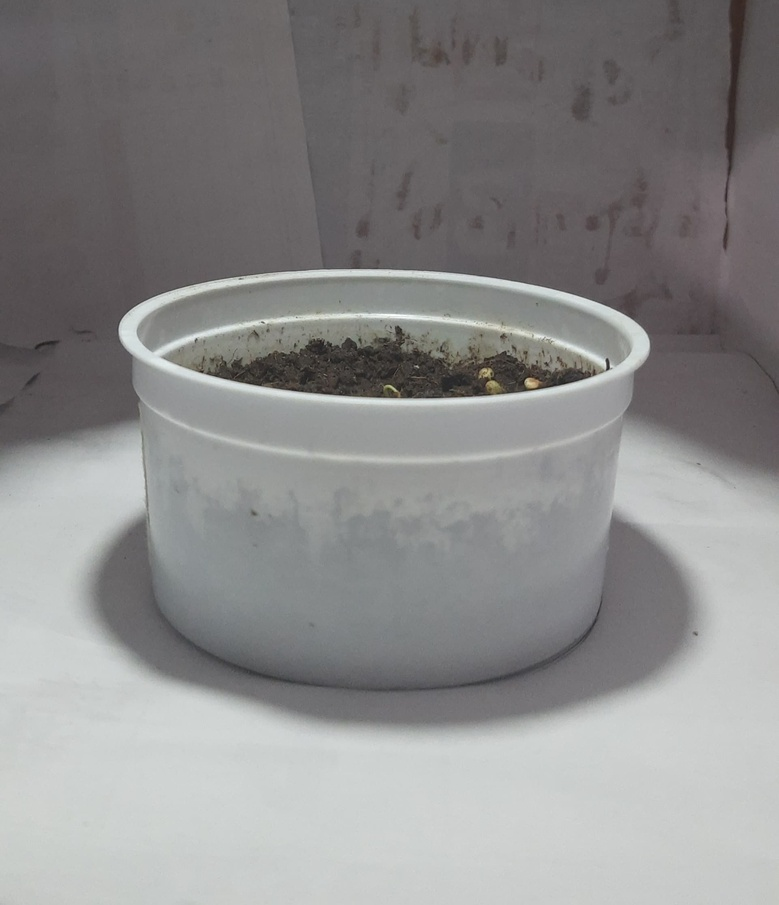
#> input picture 01.jpg, 779 x 905 px, shrunk from 1921 x 2233 before the run; the run also reads 1 picture not shown here
$ jupyter execute --allow-errors 'Leaf count.ipynb'
#> lines starting #> are read from the running program, lines starting #| are printed output that depends on the picture; after the words box and inside, x2 and y2 are one past the last pixel; in counts of white or black regions, pixels touching at a corner belong together
[cell 1]
import cv2
import numpy as np

# Load image
image = cv2.imread("01.jpg")  # Change this to your actual image file
#> image is the input picture: shape (905, 779, 3); mean B, G, R 139.3, 139.4, 139.9
hsv = cv2.cvtColor(image, cv2.COLOR_BGR2HSV)  # Convert to HSV color space
#> hsv: shape (905, 779, 3); mean H, S, V 107, 9.3, 141.7

# Define green color range (adjust if needed)
lower_green = np.array([30, 40, 40])  # Lower bound for green
upper_green = np.array([90, 255, 255])  # Upper bound for green

# Create a binary mask for green color
mask = cv2.inRange(hsv, lower_green, upper_green)
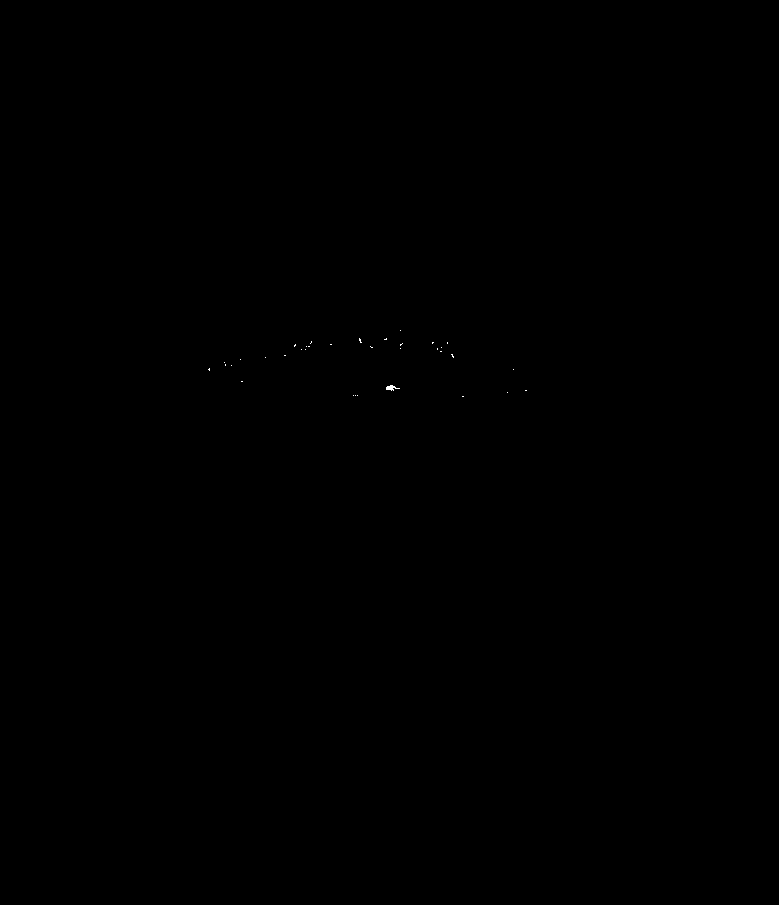
#> mask: shape (905, 779); 0.02% white in thin lines or dots, all inside (x1, y1, x2, y2) = (208, 330, 527, 397)

# Apply morphological operations to remove noise
kernel = np.ones((5, 5), np.uint8)
mask = cv2.morphologyEx(mask, cv2.MORPH_CLOSE, kernel)
mask = cv2.morphologyEx(mask, cv2.MORPH_OPEN, kernel)
#> mask: shape (905, 779); every value is 0

# Find contours of leaves
contours, _ = cv2.findContours(mask, cv2.RETR_EXTERNAL, cv2.CHAIN_APPROX_SIMPLE)
#> contours = []

# Filter out small contours (to remove noise)
min_leaf_size = 100  # Adjust this value based on image
leaf_contours = [cnt for cnt in contours if cv2.contourArea(cnt) > min_leaf_size]
#> leaf_contours = []

# Count the leaves
leaf_count = len(leaf_contours)
#> leaf_count = 0
print(f"Leaf Count: {leaf_count}")
#| Leaf Count: 0

# Draw contours on the original image
output = image.copy()
cv2.drawContours(output, leaf_contours, -1, (0, 255, 0), 2)  # Green contours

# Show images
cv2.imshow("Green Mask", mask)
cv2.imshow("Detected Leaves", output)
cv2.waitKey(0)
cv2.destroyAllWindows()

[cell 2]
import cv2
import numpy as np

# Load image
image = cv2.imread("2.jpg")  # Change this to your actual image file
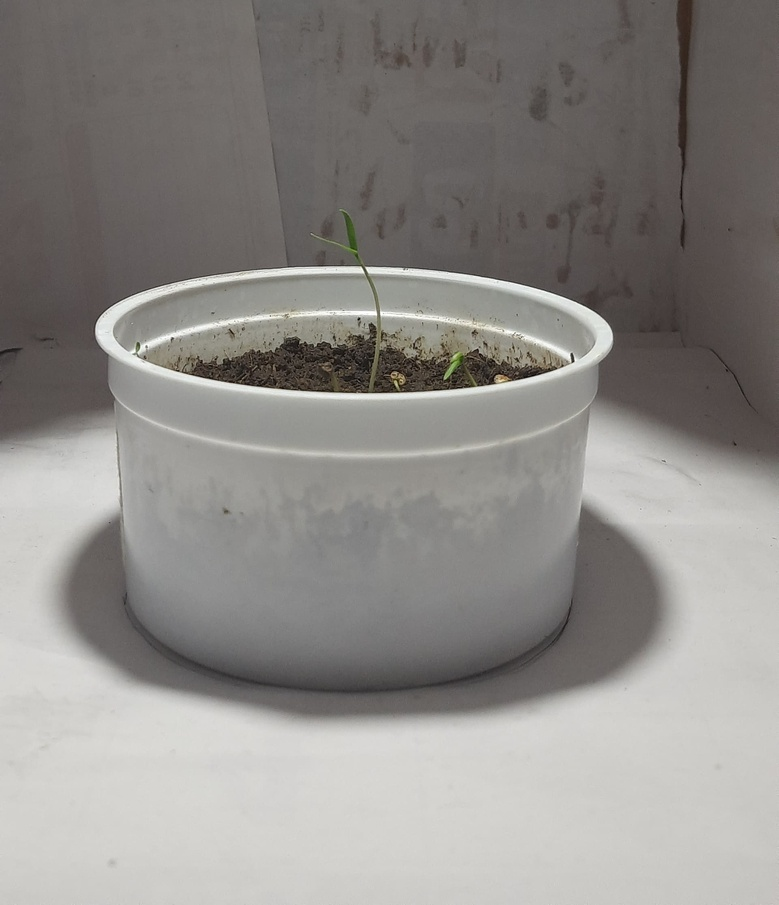
#> input picture 2.jpg, 779 x 905 px, shrunk from 1921 x 2232 before the run
#> image is the input picture: shape (905, 779, 3); mean B, G, R 136.2, 139.5, 142.3
hsv = cv2.cvtColor(image, cv2.COLOR_BGR2HSV)  # Convert to HSV color space
#> hsv: shape (905, 779, 3); mean H, S, V 21.8, 14.1, 142.4

# Define green color range (adjust if needed)
lower_green = np.array([30, 40, 40])  # Lower bound for green
upper_green = np.array([90, 255, 255])  # Upper bound for green

# Create a binary mask for green color
mask = cv2.inRange(hsv, lower_green, upper_green)
#> mask: shape (905, 779); 0.15% white; 14 white regions (10 under 20 px), largest, box (x1, y1, x2, y2) and area: (323, 208, 379, 307) 683, (443, 351, 465, 381) 302, (377, 315, 381, 328) 31, (136, 342, 140, 352) 31

# Apply morphological operations to remove noise
kernel = np.ones((5, 5), np.uint8)
mask = cv2.morphologyEx(mask, cv2.MORPH_CLOSE, kernel)
#> mask: shape (905, 779); 0.16% white; 13 white regions (9 under 20 px), largest, box (x1, y1, x2, y2) and area: (323, 208, 379, 307) 705, (443, 351, 465, 381) 306, (377, 315, 381, 328) 31, (136, 342, 140, 352) 31
mask = cv2.morphologyEx(mask, cv2.MORPH_OPEN, kernel)
#> mask: shape (905, 779); 0.11% white; 2 white regions

# Find contours of leaves
contours, _ = cv2.findContours(mask, cv2.RETR_EXTERNAL, cv2.CHAIN_APPROX_SIMPLE)
#> contours = 2 contours; box (x1, y1, x2, y2) and area: (341, 216, 362, 266) 413, (443, 351, 464, 379) 265

# Filter out small contours (to remove noise)
min_leaf_size = 100  # Adjust this value based on image
leaf_contours = [cnt for cnt in contours if cv2.contourArea(cnt) > min_leaf_size]
#> leaf_contours has the same summary as contours

# Count the leaves
leaf_count = len(leaf_contours)
#> leaf_count = 2
print(f"Leaf Count: {leaf_count}")
#| Leaf Count: 2

# Draw contours on the original image
output = image.copy()
cv2.drawContours(output, leaf_contours, -1, (0, 255, 0), 2)  # Green contours
#> output: shape (905, 779, 3); 0.09% of pixels changed, all inside (x1, y1, x2, y2) = (340, 215, 465, 380)

# Show images
cv2.imshow("Green Mask", mask)
cv2.imshow("Detected Leaves", output)
cv2.waitKey(0)
cv2.destroyAllWindows()

[cell 3]
import cv2
import numpy as np

# Load image
image = cv2.imread("3.jpg")  # Change this to your actual image file
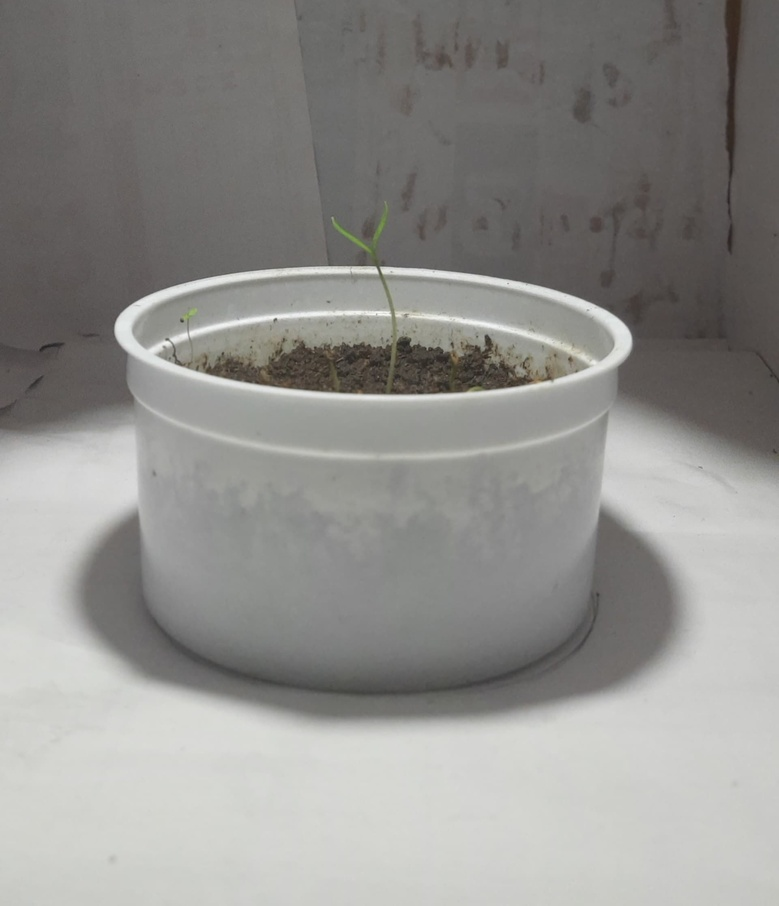
#> input picture 3.jpg, 779 x 906 px, shrunk from 1921 x 2235 before the run
#> image is the input picture: shape (906, 779, 3); mean B, G, R 141, 143.9, 144.8
hsv = cv2.cvtColor(image, cv2.COLOR_BGR2HSV)  # Convert to HSV color space
#> hsv: shape (906, 779, 3); mean H, S, V 25.5, 9.2, 145.2

# Define green color range (adjust if needed)
lower_green = np.array([30, 40, 40])  # Lower bound for green
upper_green = np.array([90, 255, 255])  # Upper bound for green

# Create a binary mask for green color
mask = cv2.inRange(hsv, lower_green, upper_green)
#> mask: shape (906, 779); 0.16% white; 13 white regions (8 under 20 px), largest, box (x1, y1, x2, y2) and area: (332, 204, 389, 267) 787, (182, 307, 198, 322) 120, (392, 307, 398, 342) 104, (380, 273, 392, 304) 81, (471, 383, 484, 392) 48

# Apply morphological operations to remove noise
kernel = np.ones((5, 5), np.uint8)
mask = cv2.morphologyEx(mask, cv2.MORPH_CLOSE, kernel)
#> mask: shape (906, 779); 0.17% white; 11 white regions (6 under 20 px), largest, box (x1, y1, x2, y2) and area: (332, 204, 389, 267) 791, (182, 307, 198, 322) 120, (392, 307, 398, 342) 107, (380, 273, 392, 304) 84, (471, 383, 484, 392) 58
mask = cv2.morphologyEx(mask, cv2.MORPH_OPEN, kernel)
#> mask: shape (906, 779); 0.13% white; 3 white regions

# Find contours of leaves
contours, _ = cv2.findContours(mask, cv2.RETR_EXTERNAL, cv2.CHAIN_APPROX_SIMPLE)
#> contours = 3 contours; box (x1, y1, x2, y2) and area: (332, 208, 389, 264) 662, (182, 309, 197, 320) 90, (475, 386, 481, 391) 20

# Filter out small contours (to remove noise)
min_leaf_size = 100  # Adjust this value based on image
leaf_contours = [cnt for cnt in contours if cv2.contourArea(cnt) > min_leaf_size]
#> leaf_contours = 1 contour; box (x1, y1, x2, y2) and area: (332, 208, 389, 264) 662

# Count the leaves
leaf_count = len(leaf_contours)
#> leaf_count = 1
print(f"Leaf Count: {leaf_count}")
#| Leaf Count: 1

# Draw contours on the original image
output = image.copy()
cv2.drawContours(output, leaf_contours, -1, (0, 255, 0), 2)  # Green contours
#> output: shape (906, 779, 3)

# Show images
cv2.imshow("Green Mask", mask)
cv2.imshow("Detected Leaves", output)
cv2.waitKey(0)
cv2.destroyAllWindows()

[cell 4]
import cv2
import numpy as np

# Load image
image = cv2.imread("4.jpg")  # Change this to your actual image file
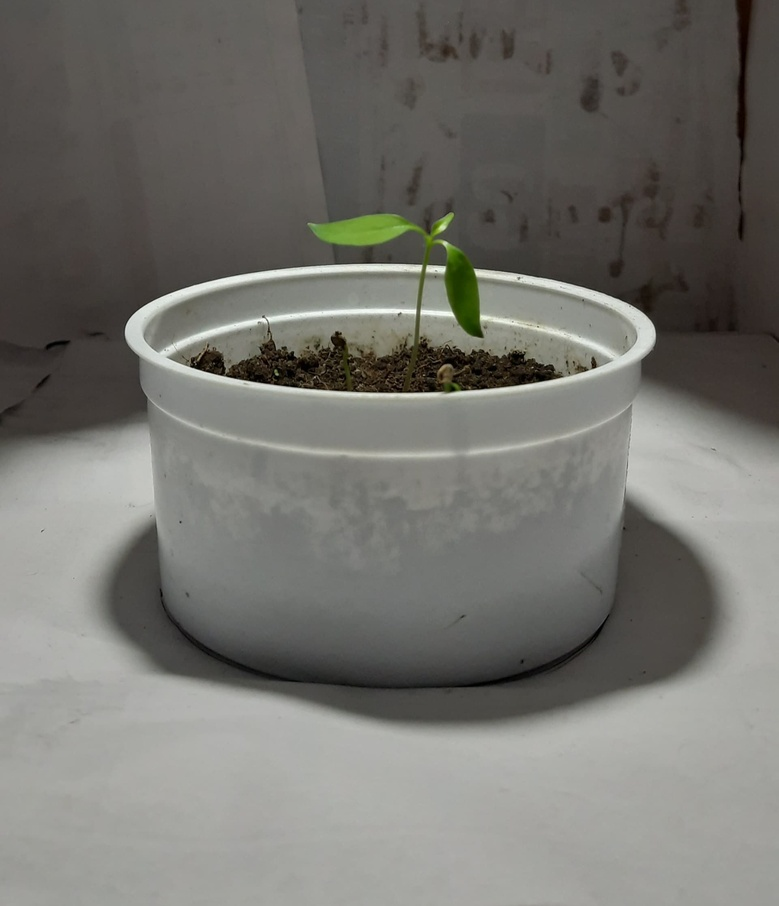
#> input picture 4.jpg, 779 x 906 px, shrunk from 1921 x 2235 before the run
#> image is the input picture: shape (906, 779, 3); mean B, G, R 110.6, 115.8, 116.7
hsv = cv2.cvtColor(image, cv2.COLOR_BGR2HSV)  # Convert to HSV color space
#> hsv: shape (906, 779, 3); mean H, S, V 28.1, 20.5, 117.6

# Define green color range (adjust if needed)
lower_green = np.array([30, 40, 40])  # Lower bound for green
upper_green = np.array([90, 255, 255])  # Upper bound for green

# Create a binary mask for green color
mask = cv2.inRange(hsv, lower_green, upper_green)
#> mask: shape (906, 779); 1.1% white; 73 white regions (65 under 20 px), largest, box (x1, y1, x2, y2) and area: (307, 209, 484, 349) 6861, (443, 383, 465, 393) 134, (344, 364, 351, 380) 62

# Apply morphological operations to remove noise
kernel = np.ones((5, 5), np.uint8)
mask = cv2.morphologyEx(mask, cv2.MORPH_CLOSE, kernel)
#> mask: shape (906, 779); 1.1% white; 58 white regions (52 under 20 px), largest, box (x1, y1, x2, y2) and area: (307, 209, 493, 349) 7082, (443, 383, 465, 393) 155, (344, 352, 351, 380) 91, (302, 336, 325, 344) 88, (525, 349, 530, 358) 32, (274, 369, 279, 376) 25
mask = cv2.morphologyEx(mask, cv2.MORPH_OPEN, kernel)
#> mask: shape (906, 779); 1% white; 4 white regions

# Find contours of leaves
contours, _ = cv2.findContours(mask, cv2.RETR_EXTERNAL, cv2.CHAIN_APPROX_SIMPLE)
#> contours = 4 contours; box (x1, y1, x2, y2) and area: (307, 211, 484, 338) 6404, (409, 320, 420, 345) 137, (444, 383, 461, 393) 124, (316, 338, 322, 344) 25

# Filter out small contours (to remove noise)
min_leaf_size = 100  # Adjust this value based on image
leaf_contours = [cnt for cnt in contours if cv2.contourArea(cnt) > min_leaf_size]
#> leaf_contours = 3 contours; box (x1, y1, x2, y2) and area: (307, 211, 484, 338) 6404, (409, 320, 420, 345) 137, (444, 383, 461, 393) 124

# Count the leaves
leaf_count = len(leaf_contours)
#> leaf_count = 3
print(f"Leaf Count: {leaf_count}")
#| Leaf Count: 3

# Draw contours on the original image
output = image.copy()
cv2.drawContours(output, leaf_contours, -1, (0, 255, 0), 2)  # Green contours
#> output: shape (906, 779, 3); 0.38% of pixels changed, all inside (x1, y1, x2, y2) = (306, 210, 485, 394)

# Show images
cv2.imshow("Green Mask", mask)
cv2.imshow("Detected Leaves", output)
cv2.waitKey(0)
cv2.destroyAllWindows()

[cell 5]
import cv2
import numpy as np

# Load image
image = cv2.imread("5.jpg")  # Change this to your actual image file
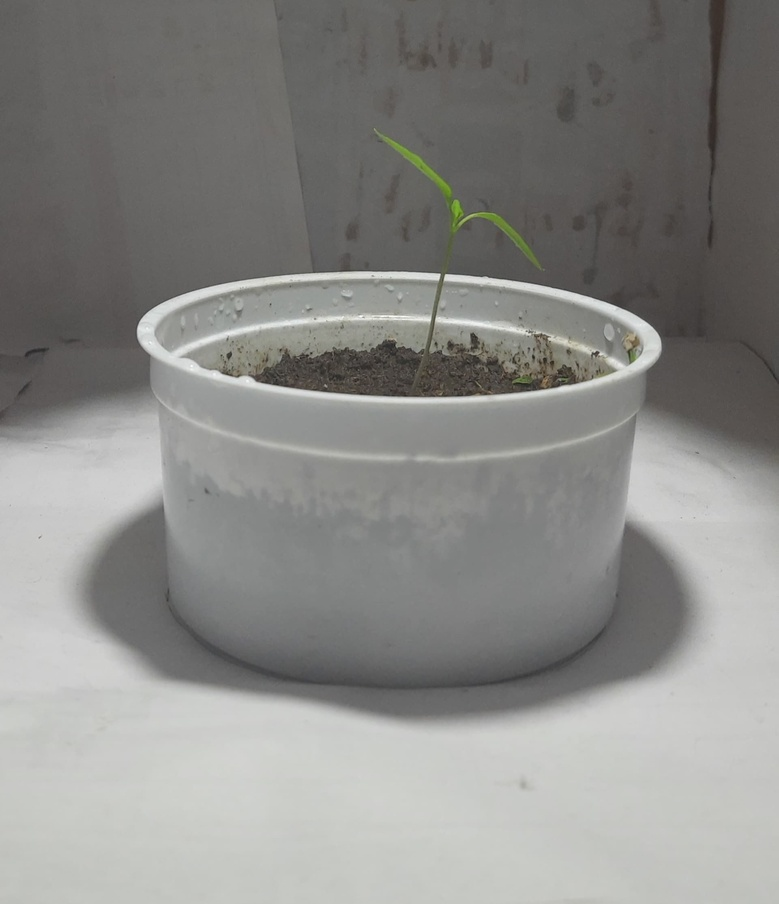
#> input picture 5.jpg, 779 x 904 px, shrunk from 1921 x 2231 before the run
#> image is the input picture: shape (904, 779, 3); mean B, G, R 135.4, 138.1, 138.3
hsv = cv2.cvtColor(image, cv2.COLOR_BGR2HSV)  # Convert to HSV color space
#> hsv: shape (904, 779, 3); mean H, S, V 29.4, 8.1, 139

# Define green color range (adjust if needed)
lower_green = np.array([30, 40, 40])  # Lower bound for green
upper_green = np.array([90, 255, 255])  # Upper bound for green

# Create a binary mask for green color
mask = cv2.inRange(hsv, lower_green, upper_green)
#> mask: shape (904, 779); 0.46% white; 28 white regions (21 under 20 px), largest, box (x1, y1, x2, y2) and area: (376, 129, 542, 304) 2828, (513, 376, 534, 387) 166, (627, 349, 638, 363) 92

# Apply morphological operations to remove noise
kernel = np.ones((5, 5), np.uint8)
mask = cv2.morphologyEx(mask, cv2.MORPH_CLOSE, kernel)
#> mask: shape (904, 779); 0.47% white; 25 white regions (18 under 20 px), largest, box (x1, y1, x2, y2) and area: (376, 129, 542, 304) 2849, (513, 376, 534, 387) 171, (627, 349, 638, 363) 92
mask = cv2.morphologyEx(mask, cv2.MORPH_OPEN, kernel)
#> mask: shape (904, 779); 0.42% white; 5 white regions

# Find contours of leaves
contours, _ = cv2.findContours(mask, cv2.RETR_EXTERNAL, cv2.CHAIN_APPROX_SIMPLE)
#> contours = 5 contours; box (x1, y1, x2, y2) and area: (380, 134, 542, 269) 2434, (513, 376, 533, 385) 137, (629, 351, 637, 361) 59, (442, 265, 448, 274) 36, (561, 376, 568, 382) 30

# Filter out small contours (to remove noise)
min_leaf_size = 100  # Adjust this value based on image
leaf_contours = [cnt for cnt in contours if cv2.contourArea(cnt) > min_leaf_size]
#> leaf_contours = 2 contours; box (x1, y1, x2, y2) and area: (380, 134, 542, 269) 2434, (513, 376, 533, 385) 137

# Count the leaves
leaf_count = len(leaf_contours)
#> leaf_count = 2
print(f"Leaf Count: {leaf_count}")
#| Leaf Count: 2

# Draw contours on the original image
output = image.copy()
cv2.drawContours(output, leaf_contours, -1, (0, 255, 0), 2)  # Green contours
#> output: shape (904, 779, 3)

# Show images
cv2.imshow("Green Mask", mask)
cv2.imshow("Detected Leaves", output)
cv2.waitKey(0)
cv2.destroyAllWindows()

[cell 6]
import cv2
import numpy as np

# Load image
image = cv2.imread("6.jpg")  # Change this to your actual image file
hsv = cv2.cvtColor(image, cv2.COLOR_BGR2HSV)  # Convert to HSV color space
#> hsv: shape (905, 779, 3); mean H, S, V 112.5, 14.5, 149.1

# Define green color range (adjust if needed)
lower_green = np.array([30, 40, 40])  # Lower bound for green
upper_green = np.array([90, 255, 255])  # Upper bound for green

# Create a binary mask for green color
mask = cv2.inRange(hsv, lower_green, upper_green)
#> mask: shape (905, 779); 0.61% white; 13 white regions (10 under 20 px), largest, box (x1, y1, x2, y2) and area: (423, 144, 614, 283) 3579, (613, 301, 654, 360) 531, (541, 372, 577, 383) 190

# Apply morphological operations to remove noise
kernel = np.ones((5, 5), np.uint8)
mask = cv2.morphologyEx(mask, cv2.MORPH_CLOSE, kernel)
#> mask: shape (905, 779); 0.62% white; 13 white regions (10 under 20 px), largest, box (x1, y1, x2, y2) and area: (423, 144, 614, 283) 3610, (613, 301, 654, 360) 543, (541, 372, 577, 383) 215
mask = cv2.morphologyEx(mask, cv2.MORPH_OPEN, kernel)
#> mask: shape (905, 779); 0.56% white; 5 white regions

# Find contours of leaves
contours, _ = cv2.findContours(mask, cv2.RETR_EXTERNAL, cv2.CHAIN_APPROX_SIMPLE)
#> contours = 5 contours; box (x1, y1, x2, y2) and area: (427, 146, 613, 269) 3121, (635, 302, 653, 335) 326, (542, 374, 561, 382) 108, (567, 372, 576, 378) 40, (619, 346, 624, 352) 20

# Filter out small contours (to remove noise)
min_leaf_size = 100  # Adjust this value based on image
leaf_contours = [cnt for cnt in contours if cv2.contourArea(cnt) > min_leaf_size]
#> leaf_contours = 3 contours; box (x1, y1, x2, y2) and area: (427, 146, 613, 269) 3121, (635, 302, 653, 335) 326, (542, 374, 561, 382) 108

# Count the leaves
leaf_count = len(leaf_contours)
#> leaf_count = 3
print(f"Leaf Count: {leaf_count}")
#| Leaf Count: 3

# Draw contours on the original image
output = image.copy()
cv2.drawContours(output, leaf_contours, -1, (0, 255, 0), 2)  # Green contours
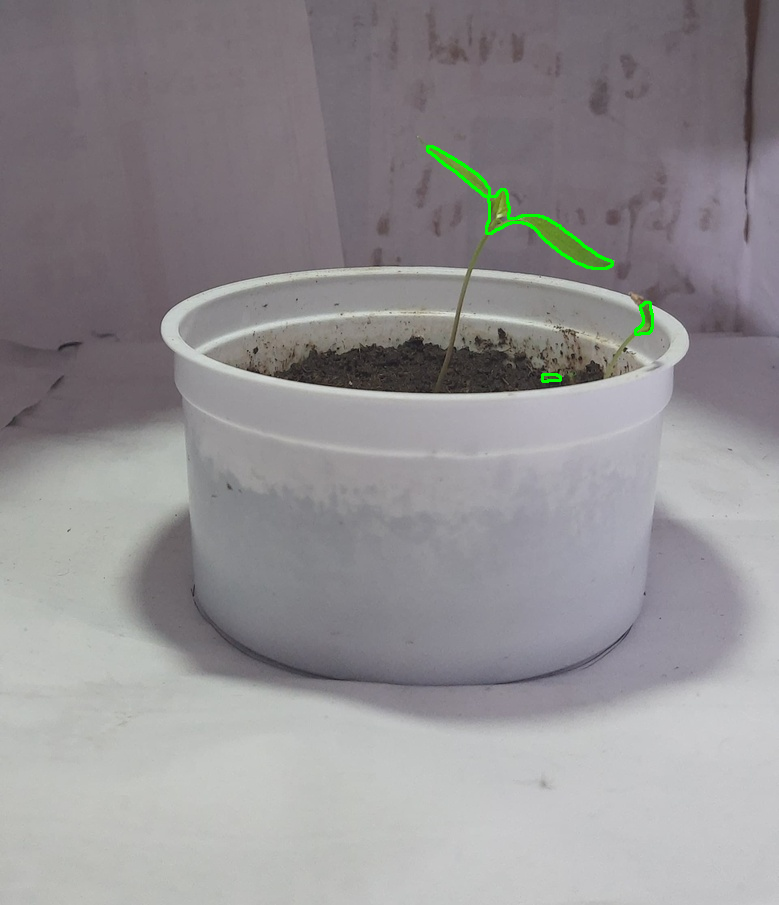
#> output: shape (905, 779, 3); mean B, G, R 146.2, 143.8, 146.5

# Show images
cv2.imshow("Green Mask", mask)
cv2.imshow("Detected Leaves", output)
cv2.waitKey(0)
cv2.destroyAllWindows()
